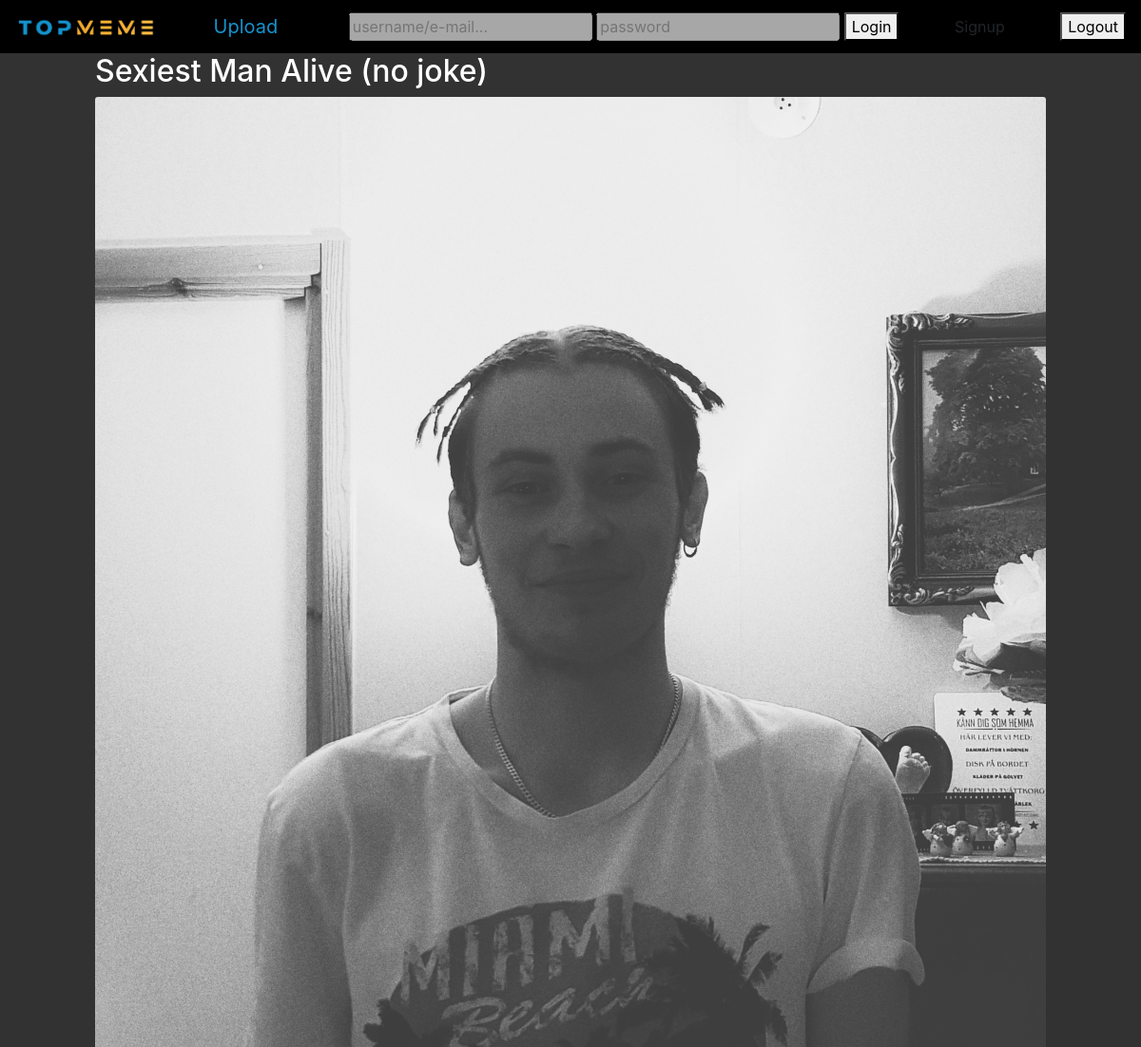
Before: /views/read.php?readPost=7 with the older database file.
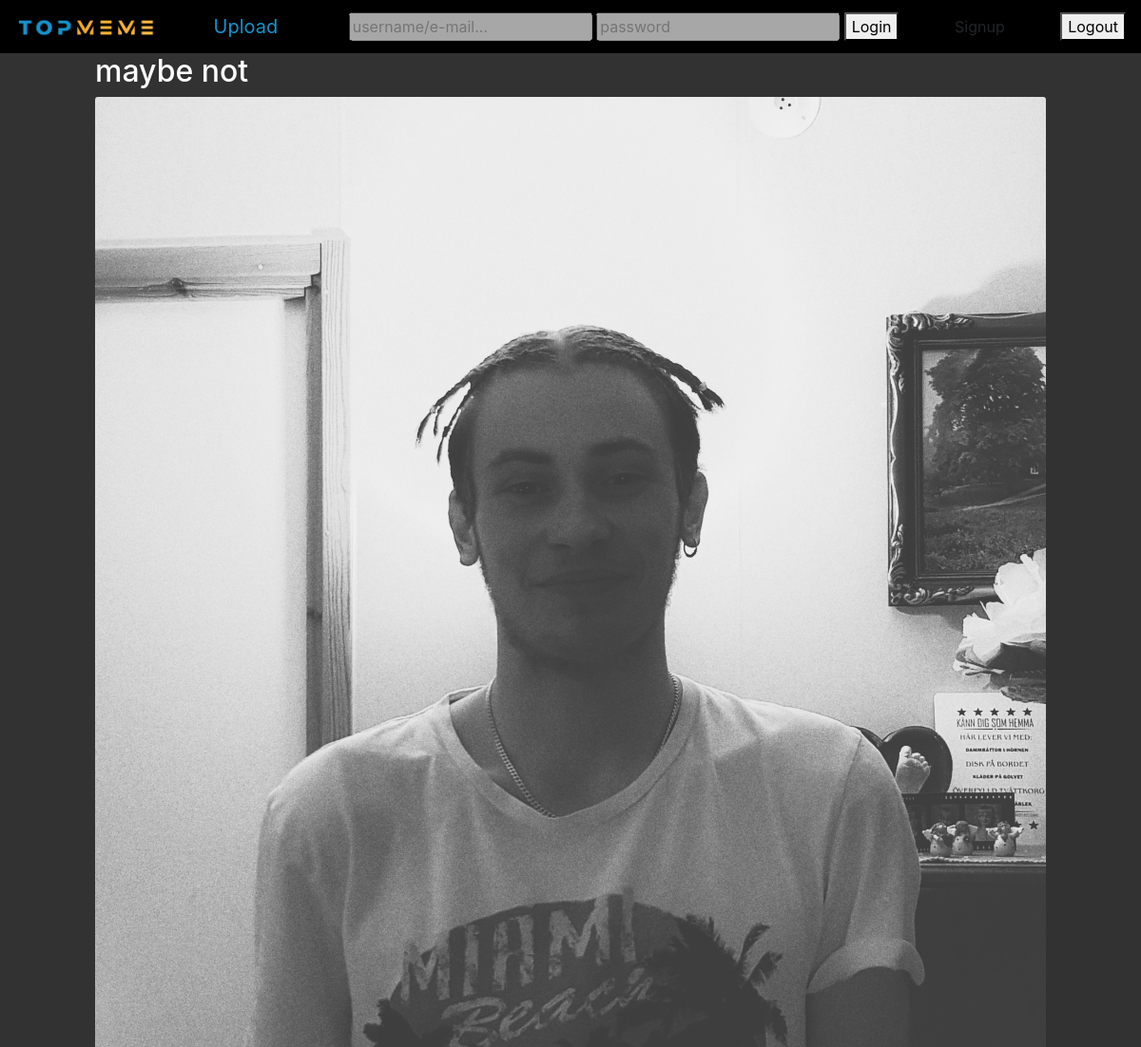
After: the same page with the newer database file.
### tables this page shows
CREATE TABLE posts
(
	id integer not null
		constraint posts_pk
			primary key autoincrement
, caption varchar, img varchar);

### db.php (called while the page is built, shortened)
<?php
function connect(){
    try{
        $dsn = "sqlite:".__DIR__."/db.sqlite";
        $db = new PDO($dsn);
        $db->setAttribute(PDO::ATTR_ERRMODE,PDO::ERRMODE_EXCEPTION);
        $db->setAttribute(PDO::ATTR_DEFAULT_FETCH_MODE, PDO::FETCH_ASSOC);
        return $db;
    } catch (PDOException $e){
        echo $e->errorInfo;
        exit();
    }
}
function runQuery($query){
    $db = connect();
    $stmt = $db->prepare($query);
    $stmt->execute();
    $result = $stmt->fetchAll();
    return $result;
}
function getPost($id)
{
    $query = "SELECT * FROM posts WHERE id ='$id'";
    $success = runQuery($query);
    return $success;
}

### views/read.php (the view, shortened to what this page needs)
<?php
require "../db.php";
$post = getPost($_GET["readPost"]);
?>
<!doctype html>
<html lang="en">
<head>
    <link rel="stylesheet" href="/stylesheets/main.css">
    <link rel="stylesheet" href="/stylesheets/read.css">
    <link rel="stylesheet" href="https://stackpath.bootstrapcdn.com/bootstrap/4.4.1/css/bootstrap.min.css">
</head>
<?php require "header.php";
?>
<body>
<div class="grid-container">
    <h2 id="read-caption"><?= $post[0]['caption'] ?></h2>
    <img id="post-img" class="card-img-top" alt="the-post" src=<?= "../uploads/" . $post[0]['img']?>>
</div>
</body>
</html>

### views/header.php (shortened to what this page needs)
<div class="header">
    <nav class="navbar navbar-light bg-black">
        <a href="home"><img src="../Assets/topMeme-logo.jpg" width="150" height="28" class="d-inline-block align-top" alt="site-logo"></a>
        <a class="navbar-brand" id ="nav-text" href="newPost">Upload</a>
        <form>
            <input disabled type="text" name="mailuid" placeholder="username/e-mail...">
            <input disabled type="password" name="pwd" placeholder="password">
            <button type="submit" name="login-submit">Login</button>
        </form>
        <a>Signup</a>
        <button type="submit" name="logout-submit">Logout</button>
    </nav>
</div>

### stylesheets/main.css (style rules this page uses)
img { display: block; }
.bg-black { background-color: black; }
body { background-color: rgb(50,50,50) !important; }
#nav-text, #signUp-btn { color: #1593CD; }

### stylesheets/read.css (style rules this page uses)
.grid-container { display: grid; grid-template-columns: repeat(12,1fr); grid-template-areas: ". cap cap cap cap cap cap cap cap cap cap ." ". post post post post post post post post post post ."; }
#read-caption { color: #ffffff; grid-area: cap; }
#post-img { grid-area: post; }

Changed rows visible on the page:
changed posts: caption "Sexiest Man Alive (no joke)" → "maybe not"
